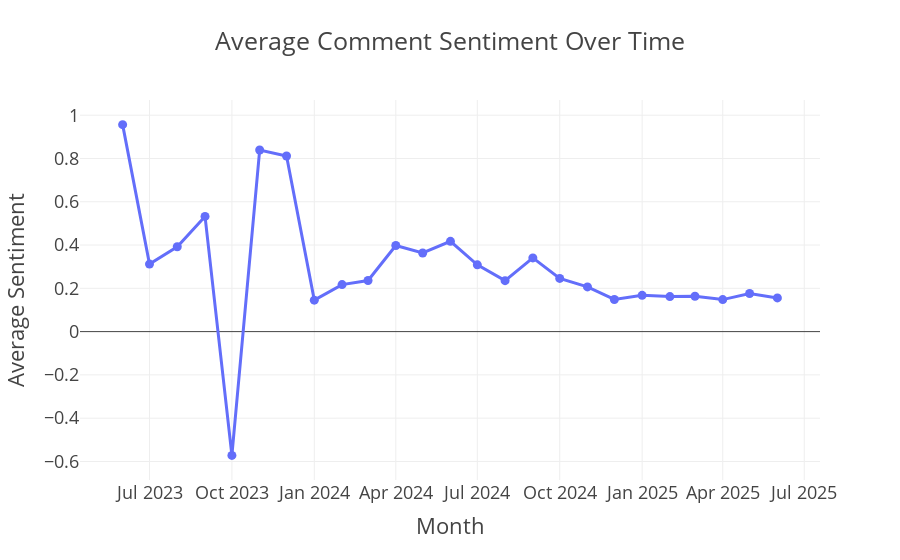

Source (notebook cell):
### Markdown cell above
### Sentiment Trend Over Time

We analyze how the average sentiment of comments changes month by month:

1. Convert `commentPublishedAt` to datetime  
2. Use VADER to get a compound `sentiment_score` for each comment  
3. Group by `comment_month` and calculate the average sentiment  
4. Plot the trend using a line chart with markers and a transparent background

This chart shows whether audience sentiment is improving, declining, or staying consistent over time.

### Code cell
# Convert commentPublishedAt
merged_df['commentPublishedAt'] = pd.to_datetime(merged_df['commentPublishedAt'])

# Get sentiment score
merged_df['sentiment_score'] = merged_df['clean_text'].apply(lambda text: analyzer.polarity_scores(text)['compound'])

# Group by month
merged_df['comment_month'] = merged_df['commentPublishedAt'].dt.to_period('M').astype(str)
monthly_sentiment = merged_df.groupby('comment_month')['sentiment_score'].mean().reset_index()

# Plot
fig = px.line(monthly_sentiment, x='comment_month', y='sentiment_score',
              title='Average Comment Sentiment Over Time', markers=True,
              line_shape="linear")

fig.update_layout(template='presentation',
                  xaxis_title='Month',
                  yaxis_title='Average Sentiment',
                  paper_bgcolor='rgba(0,0,0,0)',
                  plot_bgcolor='rgba(0,0,0,0)')

# Show and save
fig.show()
fig.write_image(os.path.join(results_dir, 'sentiment_over_time.jpg'))
fig.write_image(os.path.join(results_dir, 'sentiment_over_time.png'))
fig.write_html(os.path.join(results_dir, 'sentiment_over_time.html'))

### Figure 1 — Plotly figure (JSON) as saved in the notebook; plotly's stock layout.template omitted (floating-point values rounded to 4 significant figures)
{"data": [{"hovertemplate": "comment_month=%{x}<br>sentiment_score=%{y}<extra></extra>", "legendgroup": "", "line": {"color": "#636efa", "dash": "solid", "shape": "linear"}, "marker": {"symbol": "circle"}, "mode": "lines+markers", "name": "", "orientation": "v", "showlegend": false, "type": "scatter", "x": ["2023-06", "2023-07", "2023-08", "2023-09", "2023-10", "2023-11", "2023-12", "2024-01", "2024-02", "2024-03", "2024-04", "2024-05", "2024-06", "2024-07", "2024-08", "2024-09", "2024-10", "2024-11", "2024-12", "2025-01", "2025-02", "2025-03", "2025-04", "2025-05", "2025-06"], "xaxis": "x", "y": [0.9565, 0.3121, 0.3919, 0.5325, -0.5719, 0.839, 0.8114, 0.1454, 0.2173, 0.2362, 0.3979, 0.3635, 0.4172, 0.3087, 0.2354, 0.3407, 0.2458, 0.2065, 0.1486, 0.1677, 0.1619, 0.1634, 0.148, 0.1759, 0.1558], "yaxis": "y"}], "layout": {"autosize": true, "legend": {"tracegroupgap": 0}, "paper_bgcolor": "rgba(0, 0, 0, 0)", "plot_bgcolor": "rgba(0, 0, 0, 0)", "title": {"text": "Average Comment Sentiment Over Time"}, "xaxis": {"anchor": "y", "autorange": true, "domain": [0, 1], "range": ["2023-04-15 15:44:46.6177", "2025-07-17 08:15:13.3823"], "title": {"text": "Month"}, "type": "date"}, "yaxis": {"anchor": "x", "autorange": true, "domain": [0, 1], "range": [-0.7202, 1.105], "title": {"text": "Average Sentiment"}, "type": "linear"}}}
